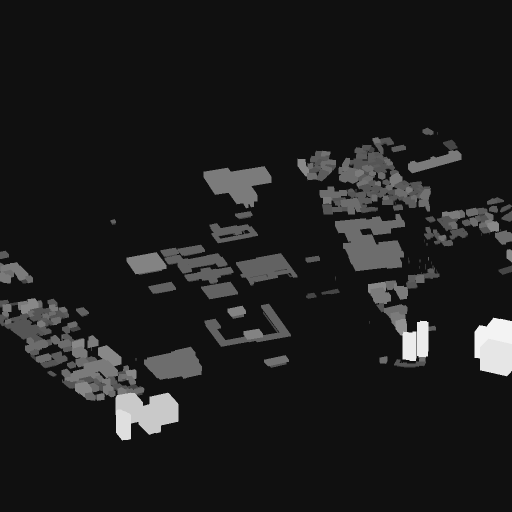
#> input picture prototype2/inputs/conditions/height.png, 1024 x 1024 px (shown at 1/2 size)
$ python -i overlay.py   (imports and definitions only)
#> lines starting #> are read from the running program, lines starting #| are printed output that depends on the picture; after the words box and inside, x2 and y2 are one past the last pixel; in counts of white or black regions, pixels touching at a corner belong together
#> further down, picture is the input picture: PIL image 1024x1024 RGB; min 16, max 243, mean 29
"""S1/S2 판정 도구 — 원본 edge를 결과 위에 얹어 "구조가 살아 있는가"를 눈과 숫자로 본다.

결과 이미지마다 두 가지를 낸다.

  eval/ov_<이름>.png   원본 라인아트를 빨강 반투명으로 중첩. 도로가 끊겼는지 바로 보인다.
  retention            원본 선 위에 결과에서도 경계가 잡히는 비율 (0~1)

retention은 순위를 매기는 보조 숫자다. 최종 판정은 사람이 한다.

    prototype2/.venv/bin/python prototype2/scripts/overlay.py
"""
import argparse, glob, json, os

import numpy as np
from PIL import Image, ImageFilter

P2 = os.path.dirname(os.path.dirname(os.path.abspath(__file__)))
CTL = os.path.join(P2, "inputs", "conditions", "edge.png")
EVAL = os.path.join(P2, "eval")
TOL = 2          # 선이 몇 px 밀리는 건 봐준다. 픽셀아트 스냅만으로도 이 정도는 움직인다
THRESH = 40      # 결과에서 "경계"로 칠 밝기 차


def edges_of(img):
    """결과 이미지의 경계 마스크. FIND_EDGES + 임계값이면 충분하다 (opencv 안 쓴다)."""
    e = img.convert("L").filter(ImageFilter.FIND_EDGES)
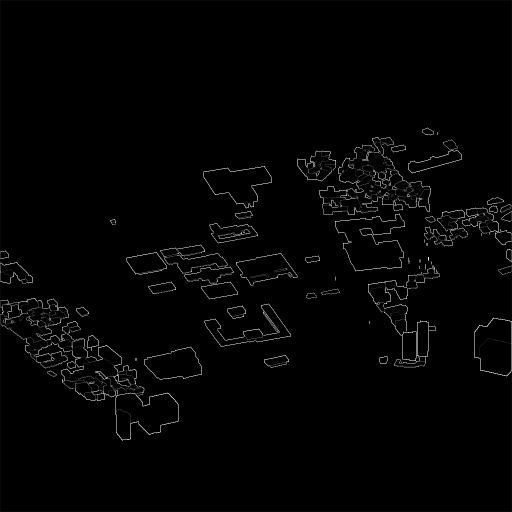
#> e: PIL image 1024x1024 L (shown at 1/2 size); min 0, max 255, mean 3.4
    return e.point(lambda v: 255 if v >= THRESH else 0)
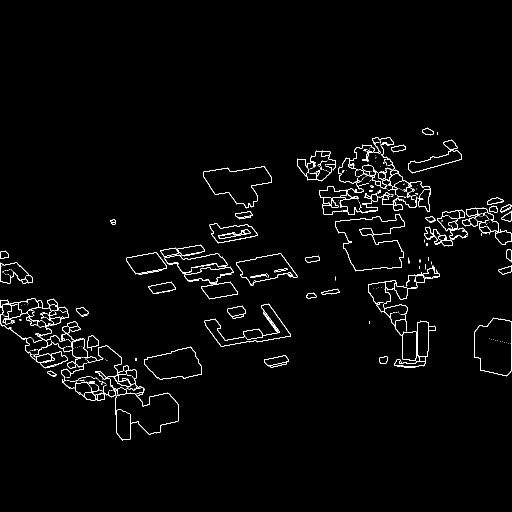
#> returned value: PIL image 1024x1024 L (shown at 1/2 size); 1.9% white in thin lines or dots, all inside (x1, y1, x2, y2) = (0, 255, 1024, 881)


# [15 lines left out: function metrics, not called in this run]


def retention(ctl, img):
    """이전 보고서 호환용. 신규 판정에는 metrics의 precision/F1도 함께 본다."""
    return metrics(ctl, img)["recall"]


# [35 lines left out: functions main, selfcheck, not called in this run]


# [10 lines not run here, left out]

>>> from PIL import Image
>>> picture = Image.open('../inputs/conditions/height.png')
>>> result = edges_of(picture)
